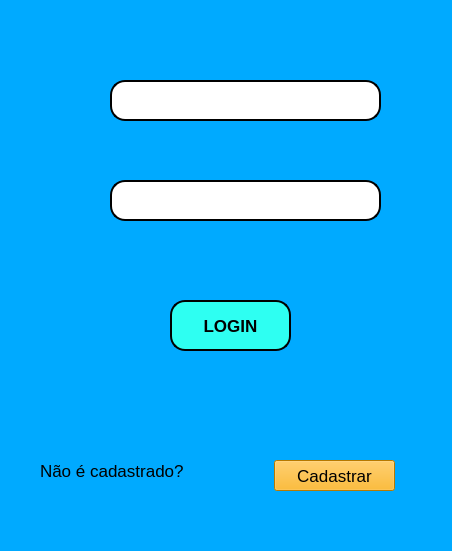
<?xml version="1.0" encoding="UTF-8"?>
<ui version="4.0">
 <class>MainWindow</class>
 <widget class="QMainWindow" name="MainWindow">
  <property name="geometry">
   <rect>
    <x>0</x>
    <y>0</y>
    <width>452</width>
    <height>551</height>
   </rect>
  </property>
  <property name="windowTitle">
   <string>MainWindow</string>
  </property>
  <property name="styleSheet">
   <string notr="true">background-color: rgb(0, 170, 255);</string>
  </property>
  <widget class="QWidget" name="centralwidget">
   <widget class="QPushButton" name="pushButton">
    <property name="geometry">
     <rect>
      <x>170</x>
      <y>300</y>
      <width>121</width>
      <height>51</height>
     </rect>
    </property>
    <property name="font">
     <font>
      <pointsize>13</pointsize>
      <weight>75</weight>
      <bold>true</bold>
     </font>
    </property>
    <property name="styleSheet">
     <string notr="true">background-color: rgb(46, 255, 242);
border-style: outset;
border-width: 2px;
border-radius: 15px;
border-color: black;</string>
    </property>
    <property name="text">
     <string>LOGIN</string>
    </property>
   </widget>
   <widget class="QLineEdit" name="lineEdit">
    <property name="geometry">
     <rect>
      <x>110</x>
      <y>80</y>
      <width>271</width>
      <height>41</height>
     </rect>
    </property>
    <property name="font">
     <font>
      <pointsize>15</pointsize>
      <weight>75</weight>
      <bold>true</bold>
     </font>
    </property>
    <property name="styleSheet">
     <string notr="true">background-color: rgb(255, 255, 255);
border-radius: 15px;
border-style: outset;
border-width: 2px;</string>
    </property>
   </widget>
   <widget class="QLineEdit" name="lineEdit_2">
    <property name="geometry">
     <rect>
      <x>110</x>
      <y>180</y>
      <width>271</width>
      <height>41</height>
     </rect>
    </property>
    <property name="styleSheet">
     <string notr="true">background-color: rgb(255, 255, 255);
border-radius: 15px;
border-style: outset;
border-width: 2px;</string>
    </property>
   </widget>
   <widget class="QLabel" name="label">
    <property name="geometry">
     <rect>
      <x>40</x>
      <y>460</y>
      <width>181</width>
      <height>21</height>
     </rect>
    </property>
    <property name="font">
     <font>
      <pointsize>13</pointsize>
     </font>
    </property>
    <property name="text">
     <string>Não é cadastrado?</string>
    </property>
   </widget>
   <widget class="QPushButton" name="pushButton_2">
    <property name="geometry">
     <rect>
      <x>274</x>
      <y>460</y>
      <width>121</width>
      <height>31</height>
     </rect>
    </property>
    <property name="font">
     <font>
      <pointsize>13</pointsize>
     </font>
    </property>
    <property name="styleSheet">
     <string notr="true">background-color: rgb(255, 170, 0);</string>
    </property>
    <property name="text">
     <string>Cadastrar</string>
    </property>
   </widget>
   <widget class="QLabel" name="label_2">
    <property name="geometry">
     <rect>
      <x>80</x>
      <y>80</y>
      <width>41</width>
      <height>31</height>
     </rect>
    </property>
    <property name="text">
     <string/>
    </property>
    <property name="pixmap">
     <pixmap>usuario.png</pixmap>
    </property>
   </widget>
   <widget class="QLabel" name="label_3">
    <property name="geometry">
     <rect>
      <x>70</x>
      <y>180</y>
      <width>51</width>
      <height>41</height>
     </rect>
    </property>
    <property name="text">
     <string/>
    </property>
    <property name="pixmap">
     <pixmap>cadeado.png</pixmap>
    </property>
   </widget>
   <widget class="QLabel" name="label_4">
    <property name="geometry">
     <rect>
      <x>120</x>
      <y>250</y>
      <width>241</width>
      <height>31</height>
     </rect>
    </property>
    <property name="font">
     <font>
      <pointsize>13</pointsize>
     </font>
    </property>
    <property name="styleSheet">
     <string notr="true">color: rgb(255, 255, 127);</string>
    </property>
    <property name="text">
     <string/>
    </property>
   </widget>
   <zorder>label_3</zorder>
   <zorder>label_2</zorder>
   <zorder>pushButton</zorder>
   <zorder>lineEdit</zorder>
   <zorder>lineEdit_2</zorder>
   <zorder>label</zorder>
   <zorder>pushButton_2</zorder>
   <zorder>label_4</zorder>
  </widget>
  <widget class="QMenuBar" name="menubar">
   <property name="geometry">
    <rect>
     <x>0</x>
     <y>0</y>
     <width>452</width>
     <height>21</height>
    </rect>
   </property>
  </widget>
  <widget class="QStatusBar" name="statusbar"/>
 </widget>
 <resources/>
 <connections/>
</ui>
